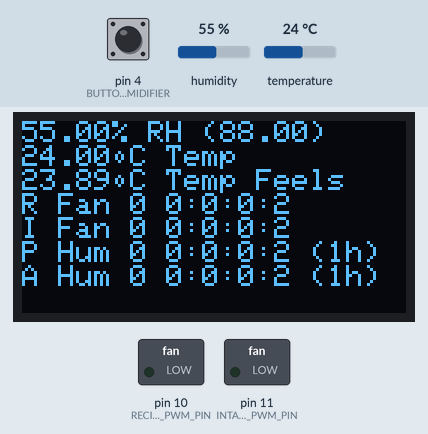
Recording of a sketch running on a simulated Arduino Uno, built with avr-gcc and run on an emulated ATmega328P. Shown: 128×64 one-colour display, switched loads named in the sketch (green lamp = pin HIGH). The inputs (shaded band) are chosen by the test bench; at power-on: humidity 55 %, pin 4 (BUTTON_TOGGLE_PASSIVE_HUMIDIFIER) HIGH, temperature 24 °C. Random numbers use the default seed unless the sketch sets one.

Above: at 2.9 s.
3.0 s: humidity set to 22 %
At 4.8 s:
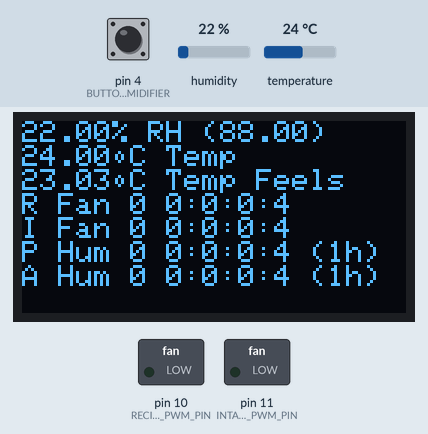
9.1 s: pin 4 (BUTTON_TOGGLE_PASSIVE_HUMIDIFIER) pulled LOW for 2.45 s
At 13.5 s:
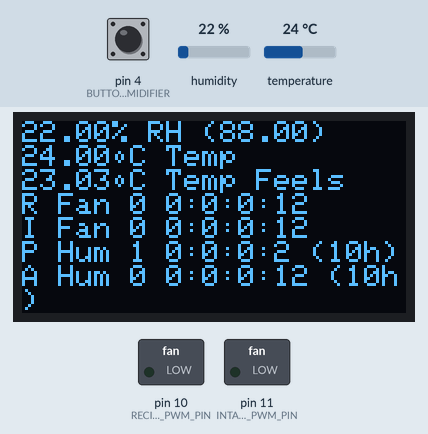
14.0 s: temperature set to 12 °C
At 15.4 s:
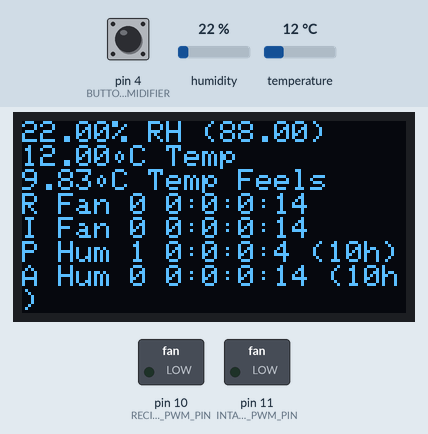
16.8 s: pin 4 (BUTTON_TOGGLE_PASSIVE_HUMIDIFIER) pulled LOW for 2.45 s
At 22.0 s:
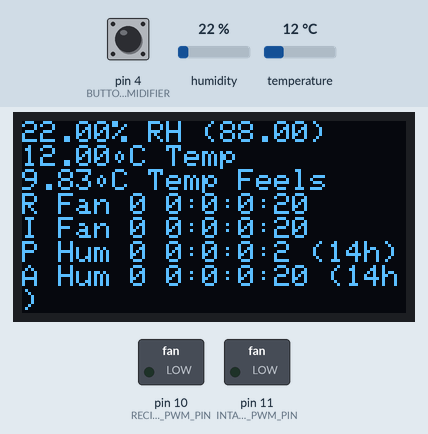
22.3 s: humidity set to 40 %
At 24.0 s:
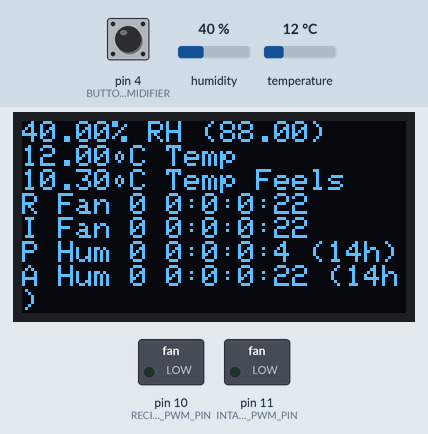
25.1 s: temperature set to 19 °C
At 27.8 s:
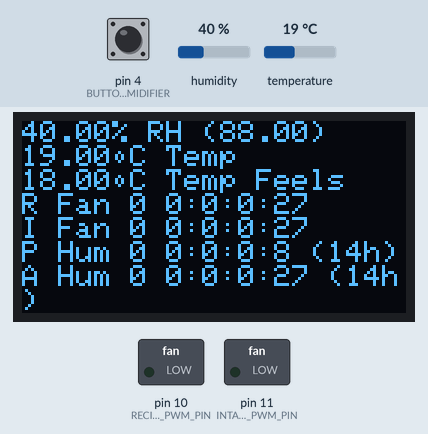
Timing chart, 0 to 29.3 s (numbered marks = the images above; inputs shaded):
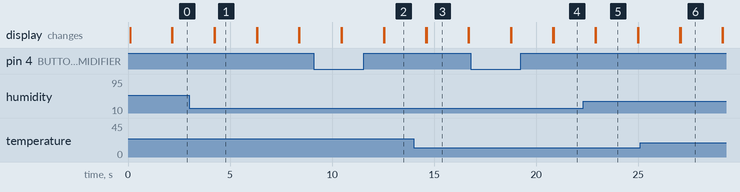

Measured:
- what the display in image 1 shows lasts 2.0 s, from 4.3 s to 6.3 s

The sketch:

sera-control.ino
```cpp
#include "DHT.h"

#include <SPI.h>
#include <Wire.h>
#include <Adafruit_GFX.h>
#include <Adafruit_SSD1306.h>

#define LOOP_INTERVAL 2000
#define INTAKE_FAN_MOSFET_PWM_PIN 11
#define RECIRCULATION_FAN_MOSFET_PWM_PIN 10
#define HUMIDIFIER_MOSFET_PIN 3
#define BUTTON_TOGGLE_PASSIVE_HUMIDIFIER 4
#define DHT_PIN 2
#define DHT_TYPE DHT22
DHT dht(DHT_PIN, DHT_TYPE);

#define SCREEN_WIDTH 128  // OLED display width, in pixels
#define SCREEN_HEIGHT 64  // OLED display height, in pixels
// Declaration for an SSD1306 display connected to I2C (SDA, SCL pins)
#define OLED_RESET -1
#define SCREEN_ADDRESS 0x3C

Adafruit_SSD1306 display(SCREEN_WIDTH, SCREEN_HEIGHT, &Wire, OLED_RESET);


float stateTemperature = 0;
float stateHumidity = 0;
float stateFeelsLike = 0;
bool isStateError = true;

// pwm fan values (for approx 500Hz when using 5v mini fans)
byte FAN_MIN_PWM_DUTY = 90;
byte FAN_MAX_PWM_DUTY = 255;
byte FAN_MIN_SPEED = 0;
byte FAN_MAX_SPEED = 10;

byte getFanPwmDuty(byte speed) {
  if(speed > FAN_MAX_SPEED){
    return FAN_MAX_SPEED;
  }
  if(speed < 1){
    return 0;
  }
  return (speed * (FAN_MIN_PWM_DUTY / FAN_MAX_SPEED)) + FAN_MIN_PWM_DUTY;
}

int currentSpeedRecirculationFan = getFanPwmDuty(0);
unsigned long millisOnStateChangeRecirculationFan = 0;
// unsigned long millisStateWhenRecirculationFanOff = 0;

bool forceHumidityEvacuationUntillTargetReached = false;
int currentSpeedIntakeFan = getFanPwmDuty(0);
unsigned long millisOnStateChangeIntakeFan = 0;
// unsigned long millisStateWhenIntakeFanOff = 0;

bool forceHumidityIncreaseUntillTargetReached = false;
bool isHumidifierOn = false;
unsigned long millisOnStateChangeHumidifier = 0;
unsigned long millisWhenLastHumidificationEnded = 0;

bool isPasiveHumidifierOn = false;
unsigned long millisOnStateChangePasiveHumidifier = 0;
unsigned long minRandomMillisToStayInCurrentPassiveHumidifierState = 1ul*60ul*60ul*1000ul;
unsigned long maxRandomMillisToStayInCurrentPassiveHumidifierState = 24ul*60ul*60ul*1000ul;
unsigned long randomMillisToStayInCurrentPassiveHumidifierState = random(minRandomMillisToStayInCurrentPassiveHumidifierState, maxRandomMillisToStayInCurrentPassiveHumidifierState);


unsigned long millisStateOnLastScreensaver = 0;


// BIOME PARAMS
float BIOME_HUMIDITY_TARGET = 88;
float BIOME_HUMIDITY_TARGET_TOLERANCE = 2;


int millisToTimeFormat(unsigned long millis, int type){

  long day = 86400000; // 86400000 milliseconds in a day
  long hour = 3600000; // 3600000 milliseconds in an hour
  long minute = 60000; // 60000 milliseconds in a minute
  long second =  1000; // 1000 milliseconds in a second

  if(type == 0) {
    return (((millis % day) % hour) % minute) / second;
  }
  if(type == 1) {
    return ((millis % day) % hour) / minute ;
  }
  if(type == 2) {
    return (millis % day) / hour;
  }
  if(type == 3) {
    return millis / day;
  }


}


void showDebugMessageOnDisplay(String message, bool append = false) {
  if(!append) {
    display.clearDisplay();
  }

  display.setTextSize(1);
  display.setCursor(0, 0);
  display.setTextColor(SSD1306_WHITE);

  display.println(message);
  display.display();
}


void screensaver() {

  byte LOGO_HEIGHT = 16;
  byte LOGO_WIDTH = 16;

  byte NUMFLAKES = 10;

  byte XPOS = 0;
  byte YPOS = 1;
  byte DELTAY = 2;

  unsigned char logo_bmp[] = { 0b00000000, 0b11000000,
                               0b00000001, 0b11000000,
                               0b00000001, 0b11000000,
                               0b00000011, 0b11100000,
                               0b11110011, 0b11100000,
                               0b11111110, 0b11111000,
                               0b01111110, 0b11111111,
                               0b00110011, 0b10011111,
                               0b00011111, 0b11111100,
                               0b00001101, 0b01110000,
                               0b00011011, 0b10100000,
                               0b00111111, 0b11100000,
                               0b00111111, 0b11110000,
                               0b01111100, 0b11110000,
                               0b01110000, 0b01110000,
                               0b00000000, 0b00110000 };

  int8_t f, icons[NUMFLAKES][3];

  // Initialize 'snowflake' positions
  for (f = 0; f < NUMFLAKES; f++) {
    icons[f][XPOS] = random(1 - LOGO_WIDTH, display.width());
    icons[f][YPOS] = -LOGO_HEIGHT;
    icons[f][DELTAY] = random(1, 6);
  }

  for (int i = 0; i < 70; i++) {  //frames
    display.clearDisplay();       // Clear the display buffer

    // Draw each snowflake:
    for (f = 0; f < NUMFLAKES; f++) {
      display.drawBitmap(icons[f][XPOS], icons[f][YPOS], logo_bmp, 16, 16, SSD1306_WHITE);
    }

    display.display();
    delay(5);

    // Then update coordinates of each flake...
    for (f = 0; f < NUMFLAKES; f++) {
      icons[f][YPOS] += icons[f][DELTAY];
      // If snowflake is off the bottom of the screen...
      if (icons[f][YPOS] >= display.height()) {
        // Reinitialize to a random position, just off the top
        icons[f][XPOS] = random(1 - LOGO_WIDTH, display.width());
        icons[f][YPOS] = -LOGO_HEIGHT;
        icons[f][DELTAY] = random(1, 6);
      }
    }
  }
}

void readDHTSensor(void) {


  // Reading temperature or humidity takes about 250 milliseconds!
  // Sensor readings may also be up to 2 seconds 'old' (its a very slow sensor)
  stateHumidity = dht.readHumidity();
  // Read temperature as Celsius (the default)
  stateTemperature = dht.readTemperature();


  // Check if any reads failed and exit early (to try again).
  if (isnan(stateHumidity) || isnan(stateTemperature)) {
    Serial.println(F("Failed to read from DHT sensor!"));
    isStateError = true;
    return;
  } else {
    isStateError = false;
  }
  // Compute heat index in Celsius (isFahreheit = false)
  stateFeelsLike = dht.computeHeatIndex(stateTemperature, stateHumidity, false);
  // Check if any reads failed and exit early (to try again).
  if (isnan(stateFeelsLike)) {
    Serial.println(F("Failed to read from DHT sensor!"));
    isStateError = true;
    return;
  } else {
    isStateError = false;
  }
}

void displayState() {

  display.clearDisplay();

  display.setTextSize(1);
  display.setCursor(0, 0);

  display.setTextColor(SSD1306_BLACK, SSD1306_WHITE);  // Draw 'inverse' text

  // display.println("    SERA  CONTROL    ");
  // display.setCursor(display.getCursorX(), display.getCursorY() + 2);

  if (isStateError) {
    display.println("State error!");
    return;
  }


  display.setTextColor(SSD1306_WHITE);

  String humidityDisplay = "";
  humidityDisplay += stateHumidity;
  char humiditySymbol = (char)37;
  humidityDisplay += humiditySymbol;
  humidityDisplay += " RH";
  humidityDisplay += " (";
  humidityDisplay += BIOME_HUMIDITY_TARGET;
  humidityDisplay += ")";


  display.println(humidityDisplay);

  String temperatureDisplay = "";
  temperatureDisplay += (String)(stateTemperature);
  char degreeSymbol = (char)9;

  temperatureDisplay += degreeSymbol;
  temperatureDisplay += "C Temp";


  display.println(temperatureDisplay);

  display.print(stateFeelsLike);
  display.print(degreeSymbol);
  display.println("C Temp Feels");


  // recirculation info
  if (currentSpeedRecirculationFan > 0) {
    display.print("R Fan 1 ");
  } else {
    display.print("R Fan 0 ");
  }
  display.print(millisToTimeFormat((millis() - millisOnStateChangeRecirculationFan), 3));
  display.print(":");
  display.print(millisToTimeFormat((millis() - millisOnStateChangeRecirculationFan), 2));
  display.print(":");
  display.print(millisToTimeFormat((millis() - millisOnStateChangeRecirculationFan), 1));
  display.print(":");
  display.println(millisToTimeFormat((millis() - millisOnStateChangeRecirculationFan), 0));

  // air intake info
  if (currentSpeedIntakeFan > 0) {
    display.print("I Fan 1 ");
  } else {
    display.print("I Fan 0 ");
  }

  display.print(millisToTimeFormat((millis() - millisOnStateChangeIntakeFan), 3));
  display.print(":");
  display.print(millisToTimeFormat((millis() - millisOnStateChangeIntakeFan), 2));
  display.print(":");
  display.print(millisToTimeFormat((millis() - millisOnStateChangeIntakeFan), 1));
  display.print(":");
  display.println(millisToTimeFormat((millis() - millisOnStateChangeIntakeFan), 0));

  // passive humidifier  info
  if (isPasiveHumidifierOn == true) {
    display.print("P Hum 1 ");
  } else {
    display.print("P Hum 0 ");
  }

  display.print(millisToTimeFormat((millis() - millisOnStateChangePasiveHumidifier), 3));
  display.print(":");
  display.print(millisToTimeFormat((millis() - millisOnStateChangePasiveHumidifier), 2));
  display.print(":");
  display.print(millisToTimeFormat((millis() - millisOnStateChangePasiveHumidifier), 1));
  display.print(":");
  display.print(millisToTimeFormat((millis() - millisOnStateChangePasiveHumidifier), 0));
  display.print(" (");
  display.print(((randomMillisToStayInCurrentPassiveHumidifierState/1000)/60)/60);
  display.println("h)");


  display.display();

  // active humidifier  info
  if (isHumidifierOn == true) {
    display.print("A Hum 1 ");
  } else {
    display.print("A Hum 0 ");
  }

  display.print(millisToTimeFormat((millis() - millisOnStateChangeHumidifier), 3));
  display.print(":");
  display.print(millisToTimeFormat((millis() - millisOnStateChangeHumidifier), 2));
  display.print(":");
  display.print(millisToTimeFormat((millis() - millisOnStateChangeHumidifier), 1));
  display.print(":");
  display.print(millisToTimeFormat((millis() - millisOnStateChangeHumidifier), 0));
  display.print(" (");
  display.print(((randomMillisToStayInCurrentPassiveHumidifierState/1000)/60)/60);
  display.println("h)");

  display.display();
}

void setPassiveHumidifierState(void) {
  // Serial.println(randomMillisToStayInCurrentPassiveHumidifierState);
  if(millis() - millisOnStateChangePasiveHumidifier > randomMillisToStayInCurrentPassiveHumidifierState) {
    togglePassiveHumidifierStateWithRandomInterval();
  }

}
void togglePassiveHumidifierStateWithRandomInterval(void) {
  randomMillisToStayInCurrentPassiveHumidifierState = random(minRandomMillisToStayInCurrentPassiveHumidifierState, maxRandomMillisToStayInCurrentPassiveHumidifierState);
  if(isPasiveHumidifierOn == true) {
    isPasiveHumidifierOn = false;
  } else {
    isPasiveHumidifierOn = true;
  }
  millisOnStateChangePasiveHumidifier = millis();
}

void initTogglePassiveHumidifierbutton(void) {
  pinMode(BUTTON_TOGGLE_PASSIVE_HUMIDIFIER, INPUT_PULLUP);
}
void handlePassiveHumidifierButtonState(void) {
  int state = digitalRead(BUTTON_TOGGLE_PASSIVE_HUMIDIFIER);
  if(state == 0) {
    togglePassiveHumidifierStateWithRandomInterval();
  }
}

void initIntakeFan(void) {
  // verify if pin supports pwm
  // digitalPinHasPWM(INTAKE_FAN_MOSFET_PWM_PIN)
  pinMode(INTAKE_FAN_MOSFET_PWM_PIN, OUTPUT);
	analogWrite(INTAKE_FAN_MOSFET_PWM_PIN, getFanPwmDuty(0));
}

void setIntakeFanSpeedDuty(int speed){
  analogWrite(INTAKE_FAN_MOSFET_PWM_PIN, speed);
}
int decideIntakeFanSpeed( int currentSpeed,
                                  unsigned long currentMillis,
                                  unsigned long _millisOnStateChangeIntakeFan) {
  unsigned long MINIMUM_MILLIS_TO_AVOID_INTAKE_AFTER_HUMIDIFICATION = 1ul*60ul*1000ul;
  unsigned long millisSinceLastHumidification = millis() - millisWhenLastHumidificationEnded;

  if(isHumidifierOn || isPasiveHumidifierOn || millisSinceLastHumidification < MINIMUM_MILLIS_TO_AVOID_INTAKE_AFTER_HUMIDIFICATION  ) {
    return false;
  }

  if (stateHumidity > BIOME_HUMIDITY_TARGET + BIOME_HUMIDITY_TARGET_TOLERANCE) {
    forceHumidityEvacuationUntillTargetReached = true;
  }

  if(forceHumidityEvacuationUntillTargetReached) {
    float humidityDifference = stateHumidity - BIOME_HUMIDITY_TARGET;
    if(humidityDifference > BIOME_HUMIDITY_TARGET_TOLERANCE*3){
      return getFanPwmDuty(10);
    } else if(humidityDifference > BIOME_HUMIDITY_TARGET_TOLERANCE*2) {
      return getFanPwmDuty(7);
    } else if(humidityDifference > BIOME_HUMIDITY_TARGET_TOLERANCE) {
      return getFanPwmDuty(5);
    } else if(humidityDifference > 0) {
      return getFanPwmDuty(2);
    } else {
      forceHumidityEvacuationUntillTargetReached = false;
      return getFanPwmDuty(0);
    }
  }

  // TODO: this can be wrapped in decideIntakeFanMaintenanceSpeed()
  // if humidity is in check then just do maintenance if needed
  bool isIntakeFanOn = currentSpeedIntakeFan > 0;

  unsigned long MAXIMUM_MILLIS_INTAKE_FAN_ON = 2ul*60ul*1000ul; // millis to not allow fan to stay ON for more than specified value
  unsigned long MINIMUM_MILLIS_INTAKE_FAN_ON = 10ul*1000ul; // millis to force fan to remain ON once it started

  unsigned long MAXIMUM_MILLIS_INTAKE_FAN_OFF = 15ul*60ul*1000ul;  // millis until fan ON for maintenance airflow. Will stay on until MINIMUM_MILLIS_FAN_ON
  unsigned long MINIMUM_MILLIS_INTAKE_FAN_OFF = 1ul*60ul*1000ul; // millis to force fan to stay OFF


  if(isIntakeFanOn && currentMillis - _millisOnStateChangeIntakeFan > MAXIMUM_MILLIS_INTAKE_FAN_ON) {
   return getFanPwmDuty(0);
  }
  if(isIntakeFanOn && currentMillis - _millisOnStateChangeIntakeFan < MINIMUM_MILLIS_INTAKE_FAN_ON) {
    return currentSpeed;
  }

  if(!isIntakeFanOn && currentMillis - _millisOnStateChangeIntakeFan > MAXIMUM_MILLIS_INTAKE_FAN_OFF) {
    return getFanPwmDuty(1);
  }
  if(!isIntakeFanOn && currentMillis - _millisOnStateChangeIntakeFan < MINIMUM_MILLIS_INTAKE_FAN_OFF) {
    return getFanPwmDuty(0);
  }

  return getFanPwmDuty(0);

}
void setIntakeFanState(void) {
  int prevFanSpeed = currentSpeedIntakeFan;
  currentSpeedIntakeFan = decideIntakeFanSpeed(prevFanSpeed, millis(), millisOnStateChangeIntakeFan);

  if(currentSpeedIntakeFan > 0) {
    if (prevFanSpeed != currentSpeedIntakeFan) {
      millisOnStateChangeIntakeFan = millis();
    }
  } else {
    if (prevFanSpeed > 0) {
      millisOnStateChangeIntakeFan = millis();
    }
  }
  setIntakeFanSpeedDuty(currentSpeedIntakeFan);
  // Serial.print("Intake pwm: ");
  // Serial.println(currentSpeedIntakeFan);


}


void initRecirculationFan(void) {
  // verify if pin supports pwm
  // digitalPinHasPWM(RECIRCULATION_FAN_MOSFET_PWM_PIN)

  pinMode(RECIRCULATION_FAN_MOSFET_PWM_PIN, OUTPUT);
	analogWrite(RECIRCULATION_FAN_MOSFET_PWM_PIN, getFanPwmDuty(0));
}

void setRecirculationFanSpeedDuty(int speed){
  analogWrite(RECIRCULATION_FAN_MOSFET_PWM_PIN, speed);
}

int decideRecirculationFanSpeed( int currentSpeed,
                                  unsigned long currentMillis,
                                  unsigned long _millisOnStateChangeReirculationFan) {


  // recirculate as long as intake or humidifier is on
  if(currentSpeedIntakeFan > 0 || isHumidifierOn == true) {
    return getFanPwmDuty(1);
  }

  // TODO: this can be wrapped in decideRecirculationFanMaintenanceSpeed()
  unsigned long MAXIMUM_MILLIS__RECIRCULATION_FAN_ON = 2ul*60ul*1000ul; // millis to not allow fan to stay ON for more than specified value (has priority)
  unsigned long MINIMUM_MILLIS__RECIRCULATION_FAN_ON = 1ul*60ul*1000ul; // millis to force fan to remain ON once it started

  unsigned long MAXIMUM_MILLIS_RECIRCULATION_FAN_OFF = 5ul*60ul*1000ul;  // millis until fan ON for maintenance airflow. Will stay on until MINIMUM_MILLIS_FAN_ON (has priority)
  unsigned long MINIMUM_MILLIS_RECIRCULATION_FAN_OFF = 1ul*60ul*1000ul; // millis to force fan to stay OFF


  bool isRecirculationFanOn = currentSpeedRecirculationFan > 0;

  if(isRecirculationFanOn && currentMillis - _millisOnStateChangeReirculationFan > MAXIMUM_MILLIS__RECIRCULATION_FAN_ON) {
    return getFanPwmDuty(0);
  }
  if(isRecirculationFanOn && currentMillis - _millisOnStateChangeReirculationFan < MINIMUM_MILLIS__RECIRCULATION_FAN_ON) {
    return currentSpeed;
  }

  if(!isRecirculationFanOn && currentMillis - _millisOnStateChangeReirculationFan > MAXIMUM_MILLIS_RECIRCULATION_FAN_OFF) {
    return getFanPwmDuty(1);
  }
  if(!isRecirculationFanOn && currentMillis - _millisOnStateChangeReirculationFan < MINIMUM_MILLIS_RECIRCULATION_FAN_OFF) {
    return getFanPwmDuty(0);
  }

  return getFanPwmDuty(0);

}

void setRecirculationFanState(void) {
  int prevFanSpeed = currentSpeedRecirculationFan;
  currentSpeedRecirculationFan = decideRecirculationFanSpeed(prevFanSpeed, millis(), millisOnStateChangeRecirculationFan);

  if(currentSpeedRecirculationFan > 0) {
    if (prevFanSpeed != currentSpeedRecirculationFan) {
      millisOnStateChangeRecirculationFan = millis();
    }
  } else {
    if (prevFanSpeed > 0) {
      millisOnStateChangeRecirculationFan = millis();
    }
  }
  setRecirculationFanSpeedDuty(currentSpeedRecirculationFan);
  // Serial.print("Recirculation pwm: ");
  // Serial.println(currentSpeedRecirculationFan);


}

void initHumidifier(void) {
  pinMode(HUMIDIFIER_MOSFET_PIN, OUTPUT);
	digitalWrite(RECIRCULATION_FAN_MOSFET_PWM_PIN, LOW);
}
int decideHumidifierState(  bool _currentState,
                            unsigned long currentMillis,
                            unsigned long _millisOnStateChangeHumidifier) {

  bool isIntakeFanOn = currentSpeedIntakeFan > 0;

  if(isIntakeFanOn) {
    return false;
  }

  if (stateHumidity < BIOME_HUMIDITY_TARGET - BIOME_HUMIDITY_TARGET_TOLERANCE) {
    forceHumidityIncreaseUntillTargetReached = true;
  }

  unsigned long PULSE_MILLIS_HUMIDIFIER_ON = 5ul*1000ul;
  unsigned long PULSE_MILLIS_HUMIDIFIER_OFF = 10ul*1000ul;

  if(forceHumidityIncreaseUntillTargetReached) {

    float humidityDifference = stateHumidity - BIOME_HUMIDITY_TARGET;
    if(humidityDifference > 0) {
      forceHumidityIncreaseUntillTargetReached = false;
      return false;
    }


    if(_currentState == true && currentMillis - _millisOnStateChangeHumidifier > PULSE_MILLIS_HUMIDIFIER_ON) {
      return false;
    }
    if(_currentState == true && currentMillis - _millisOnStateChangeHumidifier < PULSE_MILLIS_HUMIDIFIER_ON) {
      return true;
    }
    if(_currentState == false && currentMillis - _millisOnStateChangeHumidifier > PULSE_MILLIS_HUMIDIFIER_OFF) {
      return true;
    }
    if(_currentState == false && currentMillis - _millisOnStateChangeHumidifier < PULSE_MILLIS_HUMIDIFIER_OFF) {
      return false;
    }


  }


  return false;

}
void setHumidifierState(void) {
  int prevHumidifierState = isHumidifierOn;
  isHumidifierOn = decideHumidifierState(prevHumidifierState, millis(), millisOnStateChangeHumidifier);

  if (prevHumidifierState != isHumidifierOn) {
    millisOnStateChangeHumidifier = millis();
    if(isHumidifierOn == false) {
      millisWhenLastHumidificationEnded = millis();
    }
  }

  if(isHumidifierOn) {
    digitalWrite(HUMIDIFIER_MOSFET_PIN, HIGH);
  } else {
    digitalWrite(HUMIDIFIER_MOSFET_PIN, LOW);
  }

  // Serial.print("Recirculation pwm: ");
  // Serial.println(currentSpeedRecirculationFan);


}


void setup() {
  Serial.begin(9600);

  if (!display.begin(SSD1306_SWITCHCAPVCC, SCREEN_ADDRESS)) {
    Serial.println(F("Display error"));
    for (;;)
      ;  // Don't proceed, loop forever
  }


  initIntakeFan();

  initRecirculationFan();

  // initHumidifier();

  initTogglePassiveHumidifierbutton();


  dht.begin();
}

void loop() {

  readDHTSensor();

  setPassiveHumidifierState();

  setRecirculationFanState();

  setIntakeFanState();

  // setHumidifierState();

  if (millis() - millisStateOnLastScreensaver < 120000) {
    displayState();
  } else {
    millisStateOnLastScreensaver = millis();
    screensaver();
  }


  handlePassiveHumidifierButtonState();

  delay(LOOP_INTERVAL);
}
```
